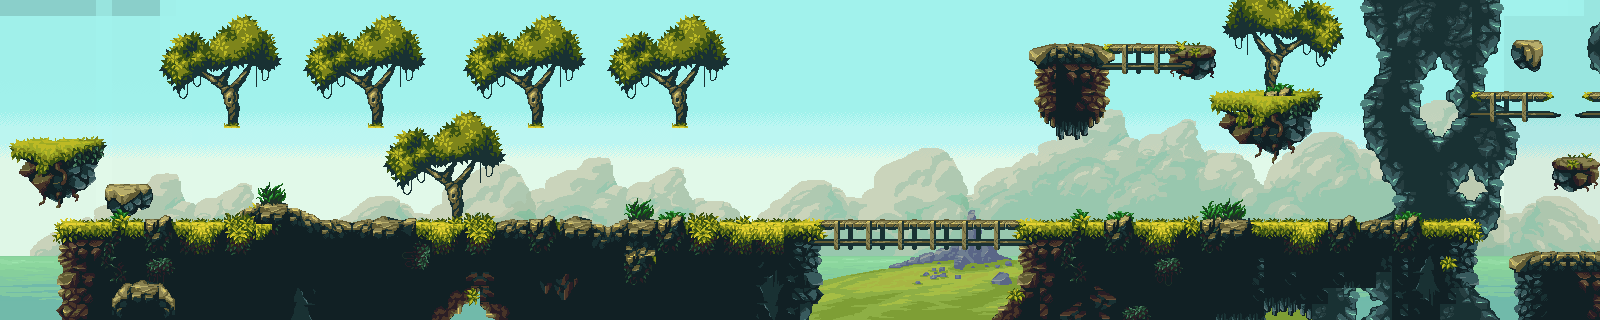

Tiled map render using the project's own tile images. Description and the map definition, with tile-layer contents summarised, below:
An orthogonal 100x20 tile map with 16x16 px tiles, 9 tile layers (Sky, Clouds, Sea, distant island, ...), 5 tilesets.

<map version="1.2" tiledversion="1.3.3" orientation="orthogonal" renderorder="right-down" width="100" height="20" tilewidth="16" tileheight="16" infinite="0" nextlayerid="23" nextobjectid="5">
 <editorsettings>
  <export target="resumePlatform_Tiled_CSVENCODING.json" format="json" />
 </editorsettings>
 <tileset firstgid="1" name="tileset" tilewidth="16" tileheight="16" tilecount="1160" columns="58" backgroundcolor="#00ff00ff">
  <image source="../Platform/tileset.png" width="928" height="320" />
  <tile id="0">
   <properties>
    <property name="TRANS" type="color" value="#00ff00ff" />
   </properties>
  </tile>
 </tileset>
 <tileset firstgid="1161" name="far_island" tilewidth="616" tileheight="110" tilecount="1" columns="0">
  <grid orientation="orthogonal" width="1" height="1" />
  <tile id="0">
   <image width="616" height="110" source="../Platform/far-grounds.png" />
  </tile>
 </tileset>
 <tileset firstgid="1162" name="sea" tilewidth="112" tileheight="96" tilecount="1" columns="0">
  <grid orientation="orthogonal" width="1" height="1" />
  <tile id="0">
   <image width="112" height="96" source="../Platform/sea.png" />
  </tile>
 </tileset>
 <tileset firstgid="1163" name="clouds" tilewidth="544" tileheight="236" tilecount="1" columns="0">
  <grid orientation="orthogonal" width="1" height="1" />
  <tile id="0">
   <image width="544" height="236" source="../Platform/clouds.png" />
  </tile>
 </tileset>
 <tileset firstgid="1164" name="sky" tilewidth="112" tileheight="304" tilecount="1" columns="0">
  <grid orientation="orthogonal" width="1" height="1" />
  <tile id="0">
   <image width="112" height="304" source="../Platform/sky.png" />
  </tile>
 </tileset>
 <layer id="19" name="Sky" width="100" height="20" opacity="0.95">
  <data>[2000 cells, 158 non-empty, 1 distinct tile ids]</data>
 </layer>
 <layer id="18" name="Clouds" width="100" height="20" opacity="0.83" offsetx="0" offsety="80">
  <data>[2000 cells, 4 non-empty, 1 distinct tile ids]</data>
 </layer>
 <layer id="17" name="Sea" width="100" height="20" offsetx="0" offsety="32">
  <data>[2000 cells, 15 non-empty, 1 distinct tile ids]</data>
 </layer>
 <layer id="11" name="distant island" width="100" height="20">
  <data>[2000 cells, 1 non-empty, 1 distinct tile ids]</data>
 </layer>
 <layer id="8" name="Background" width="100" height="20">
  <data>[2000 cells, 246 non-empty, 177 distinct tile ids]</data>
 </layer>
 <layer id="4" name="Behind Actor" width="100" height="20">
  <properties>
   <property name="TRANS" type="color" value="#00000000" />
  </properties>
  <data>[2000 cells, 211 non-empty, 166 distinct tile ids]</data>
 </layer>
 <objectgroup id="5" name="Object Actor layer" />
 <objectgroup id="9" name="Object Enemy Layer" />
 <layer id="1" name="MainLayer" width="100" height="20">
  <properties>
   <property name="TRANS" type="color" value="#20ec0044" />
  </properties>
  <data>[2000 cells, 690 non-empty, 244 distinct tile ids]</data>
 </layer>
 <layer id="2" name="Main Foreground" width="100" height="20">
  <data>[2000 cells, 229 non-empty, 157 distinct tile ids]</data>
 </layer>
 <layer id="21" name="testTiledTileLayer" width="100" height="20">
  <data>[2000 cells, 288 non-empty, 72 distinct tile ids]</data>
 </layer>
</map>
